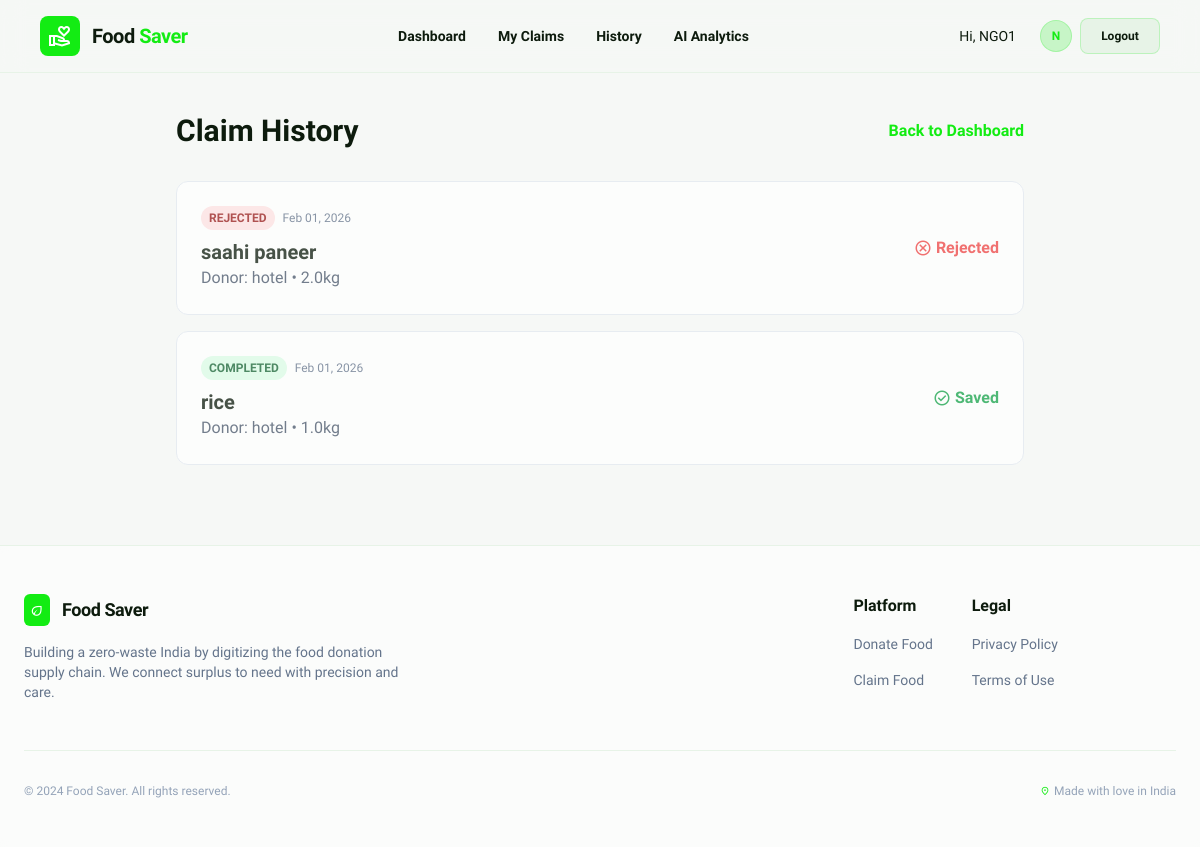
/listings/history/ (signed in), run on the app's committed database.
### users/models.py (models this page shows, shortened)
class User(AbstractUser):
    ROLE_CHOICES = (
        ('donor', 'Donor'),
        ('claimant', 'Claimant'),
        ('volunteer', 'Volunteer'),
        ('admin', 'Admin'),
    )
    role = models.CharField(max_length=10, choices=ROLE_CHOICES, default='claimant')
    is_verified = models.BooleanField(default=False)
    latitude = models.FloatField(null=True, blank=True)
    longitude = models.FloatField(null=True, blank=True)
    address = models.TextField(blank=True)
    restaurant_license = models.CharField(max_length=50, blank=True, help_text="For Donors")
    ngo_registration = models.CharField(max_length=50, blank=True, help_text="For Claimants")
    institution_name = models.CharField(max_length=100, blank=True)
    trust_score = models.FloatField(default=5.0)

### listings/models.py (models this page shows, shortened)
class Claim(models.Model):
    STATUS_CHOICES = (
        ('pending', 'Pending Approval'),
        ('approved', 'Approved'),
        ('rejected', 'Rejected'),
        ('completed', 'Completed (Picked Up)'),
    )
    listing = models.ForeignKey(Listing, on_delete=models.CASCADE, related_name='claims')
    claimant = models.ForeignKey(settings.AUTH_USER_MODEL, on_delete=models.CASCADE, related_name='claims')
    status = models.CharField(max_length=20, choices=STATUS_CHOICES, default='pending')
    claimed_at = models.DateTimeField(auto_now_add=True)
    claimant_photo = models.ImageField(upload_to='claims/', blank=True, null=True, help_text="Photo taken by claimant at pickup")
    donor_photo = models.ImageField(upload_to='claims/', blank=True, null=True, help_text="Photo taken by donor at handover")

class Listing(models.Model):
    FOOD_TYPES = (
        ('cooked', 'Cooked Meal'),
        ('raw', 'Raw Ingredients'),
        ('packaged', 'Packaged Food'),
    )
    STATUS_CHOICES = (
        ('active', 'Active'),
        ('claimed', 'Claimed'),
        ('completed', 'Completed'),
        ('expired', 'Expired'),
    )
    donor = models.ForeignKey(settings.AUTH_USER_MODEL, on_delete=models.CASCADE, related_name='listings')
    food_type = models.CharField(max_length=20, choices=FOOD_TYPES)
    quantity_kg = models.FloatField()
    servings = models.IntegerField(default=1, help_text="Approximate number of people this can serve")
    description = models.TextField()
    expiry_time = models.DateTimeField()
    pickup_instructions = models.TextField(blank=True)
    image = models.ImageField(upload_to='listings/', blank=True, null=True)
    status = models.CharField(max_length=10, choices=STATUS_CHOICES, default='active')
    created_at = models.DateTimeField(auto_now_add=True)

### listings/views.py (the view)
# urls.py: path('history/', views.history_view, name='history'),
@login_required
def history_view(request):
    if request.user.role != 'claimant':
        return redirect('dashboard')
    claims = Claim.objects.filter(claimant=request.user, status__in=['completed', 'rejected']).order_by('-claimed_at')
    return render(request, 'listings/history.html', {'claims': claims})

### templates/listings/history.html
{% extends 'base.html' %}
{% block content %}
<div class="max-w-4xl mx-auto py-10 px-6">
    <div class="flex items-center justify-between mb-8">
        <h1 class="text-3xl font-black text-[#0d1b0d] dark:text-white">Claim History</h1>
        <a href="{% url 'claimant_dashboard' %}" class="text-primary font-bold hover:underline">Back to Dashboard</a>
    </div>
    <div class="space-y-4">
        {% for claim in claims %}
        <div
            class="bg-white dark:bg-white/5 border border-slate-200 dark:border-white/10 rounded-xl p-6 flex flex-col md:flex-row gap-6 items-start md:items-center justify-between opacity-75 hover:opacity-100 transition-opacity">
            <div>
                <div class="flex items-center gap-2 mb-2">
                    {% with status=claim.status %}
                    <span
                        class="px-2 py-1 {% if status == 'completed' %}bg-green-100 text-green-800{% else %}bg-red-100 text-red-800{% endif %} text-xs font-bold uppercase rounded-full">{{status}}</span>
                    {% endwith %}
                    <span class="text-xs text-slate-500">{{ claim.claimed_at|date:"M d, Y" }}</span>
                </div>
                <h3 class="text-xl font-bold dark:text-white">{{ claim.listing.description }}</h3>
                <p class="text-slate-600 dark:text-slate-400">
                    {% with donor=claim.listing.donor.username qty=claim.listing.quantity_kg %}
                    Donor: {{donor}} • {{qty}}kg
                    {% endwith %}
                </p>
            </div>
            <div class="text-right">
                {% if claim.status == 'completed' %}
                <div class="flex items-center gap-1 text-green-600 font-bold">
                    <span class="material-symbols-outlined text-lg">check_circle</span>
                    Saved
                </div>
                {% else %}
                <div class="flex items-center gap-1 text-red-500 font-bold">
                    <span class="material-symbols-outlined text-lg">cancel</span>
                    Rejected
                </div>
                {% endif %}
            </div>
        </div>
        {% empty %}
        <div class="text-center py-20 bg-slate-50 dark:bg-white/5 rounded-xl border border-dashed border-slate-300">
            <p class="text-slate-500">No history available yet.</p>
        </div>
        {% endfor %}
    </div>
</div>
{% endblock %}

### templates/base.html (shortened to what this page needs)
{% load static %}
<!DOCTYPE html>
<html class="light" lang="en">
<head>
    <script src="https://cdn.tailwindcss.com?plugins=forms,container-queries"></script>
    <script id="tailwind-config">
        tailwind.config = {
            darkMode: "class",
            theme: {
                extend: {
                    colors: {
                        "primary": "#13ec13",
                        "background-light": "#f6f8f6",
                        "background-dark": "#102210",
                        "accent-orange": "#f97316"
                    },
                    fontFamily: {
                        "display": ["Work Sans", "sans-serif"]
                    },
                    borderRadius: {
                        "DEFAULT": "0.25rem",
                        "lg": "0.5rem",
                        "xl": "0.75rem",
                        "full": "9999px"
                    },
                },
            },
        }
    </script>
</head>
<body
    class="bg-background-light dark:bg-background-dark text-[#0d1b0d] dark:text-slate-100 transition-colors duration-300 flex flex-col min-h-screen">
    {% block header %}
    <header
        class="sticky top-0 z-50 w-full bg-background-light/80 dark:bg-background-dark/80 backdrop-blur-md border-b border-solid border-[#e7f3e7] dark:border-white/10">
        <div class="max-w-[1280px] mx-auto px-6 lg:px-10 py-4 flex items-center justify-between">
            <a href="{% url 'index' %}" class="flex items-center gap-3 no-underline">
                <div class="p-2 bg-primary rounded-lg text-white">
                    <span class="material-symbols-outlined block">volunteer_activism</span>
                </div>
                <h2 class="text-[#0d1b0d] dark:text-white text-xl font-extrabold leading-tight tracking-tight">
                    Food <span class="text-primary">Saver</span></h2>
            </a>
            <nav class="hidden md:flex items-center gap-8">
                {% if user.is_authenticated %}
                {% if user.role == 'donor' %}
                <a class="text-[#0d1b0d] dark:text-slate-200 text-sm font-semibold hover:text-primary transition-colors"
                    href="{% url 'donor_dashboard' %}">Dashboard</a>
                <a class="text-[#0d1b0d] dark:text-slate-200 text-sm font-semibold hover:text-primary transition-colors"
                    href="{% url 'create_listing' %}">Post Food</a>
                <a class="text-[#0d1b0d] dark:text-slate-200 text-sm font-semibold hover:text-primary transition-colors"
                    href="{% url 'leaderboard' %}">Leaderboard</a>
                <a class="text-[#0d1b0d] dark:text-slate-200 text-sm font-semibold hover:text-primary transition-colors"
                    href="{% url 'connected_ngos' %}">Connected NGOs</a>
                {% elif user.role == 'claimant' %}
                <a class="text-[#0d1b0d] dark:text-slate-200 text-sm font-semibold hover:text-primary transition-colors"
                    href="{% url 'claimant_dashboard' %}">Dashboard</a>
                <a class="text-[#0d1b0d] dark:text-slate-200 text-sm font-semibold hover:text-primary transition-colors"
                    href="{% url 'my_claims' %}">My Claims</a>
                <a class="text-[#0d1b0d] dark:text-slate-200 text-sm font-semibold hover:text-primary transition-colors"
                    href="{% url 'history' %}">History</a>
                <a class="text-[#0d1b0d] dark:text-slate-200 text-sm font-semibold hover:text-primary transition-colors"
                    href="{% url 'analytics_dashboard' %}">AI Analytics</a>
                {% elif user.role == 'volunteer' %}
                <a class="text-[#0d1b0d] dark:text-slate-200 text-sm font-semibold hover:text-primary transition-colors"
                    href="{% url 'volunteer_dashboard' %}">Dashboard</a>
                {% endif %}
                {% endif %}
            </nav>
            <div class="flex items-center gap-4">
                {% if user.is_authenticated %}
                <span class="text-sm font-medium mr-2 hidden sm:inline">Hi, {{ user.username }}</span>
                <div class="flex items-center gap-2">
                    <div
                        class="size-8 rounded-full bg-primary/20 flex items-center justify-center text-primary font-bold text-xs border border-primary/20">
                        {{ user.username|slice:":1"|upper }}
                    </div>
                    <form action="{% url 'logout' %}" method="post">
                        <button type="submit"
                            class="flex min-w-[80px] cursor-pointer items-center justify-center rounded-lg h-9 px-4 bg-[#e7f3e7] dark:bg-white/10 text-[#0d1b0d] dark:text-white text-xs font-bold border border-primary/20 hover:bg-red-50 hover:text-red-500 hover:border-red-200 transition-all">
                            Logout
                        </button>
                    </form>
                </div>
                {% endif %}
            </div>
        </div>
    </header>
    {% endblock %}
    <main class="flex-1 w-full max-w-[1280px] mx-auto">
        {% block content %}{% endblock %}
    </main>
    <footer class="px-6 py-12 border-t border-[#e7f3e7] dark:border-white/10 mt-10 bg-white/50 backdrop-blur-sm">
        <div class="max-w-[1280px] mx-auto">
            <div class="flex flex-col md:flex-row justify-between gap-12 mb-12">
                <div class="flex flex-col gap-4 max-w-sm">
                    <div class="flex items-center gap-3">
                        <div class="p-1.5 bg-primary rounded-md text-white">
                            <span class="material-symbols-outlined text-sm block">eco</span>
                        </div>
                        <h2 class="text-[#0d1b0d] dark:text-white text-lg font-extrabold tracking-tight">Food
                            Saver</h2>
                    </div>
                    <p class="text-slate-500 dark:text-slate-400 text-sm">
                        Building a zero-waste India by digitizing the food donation supply chain. We connect surplus to
                        need with precision and care.
                    </p>
                </div>
                <div class="grid grid-cols-2 sm:grid-cols-3 gap-8">
                    <div class="flex flex-col gap-4">
                        <h4 class="font-bold dark:text-white">Platform</h4>
                        <a class="text-sm text-slate-500 hover:text-primary" href="#">Donate Food</a>
                        <a class="text-sm text-slate-500 hover:text-primary" href="#">Claim Food</a>
                    </div>
                    <div class="flex flex-col gap-4">
                        <h4 class="font-bold dark:text-white">Legal</h4>
                        <a class="text-sm text-slate-500 hover:text-primary" href="#">Privacy Policy</a>
                        <a class="text-sm text-slate-500 hover:text-primary" href="#">Terms of Use</a>
                    </div>
                </div>
            </div>
            <div
                class="pt-8 border-t border-[#e7f3e7] dark:border-white/10 flex flex-col sm:flex-row justify-between items-center gap-4 text-xs text-slate-400 font-medium">
                <p>© 2024 Food Saver. All rights reserved.</p>
                <div class="flex gap-4 items-center">
                    <span class="flex items-center gap-1"><span
                            class="material-symbols-outlined text-[10px] text-primary">location_on</span> Made with love
                        in India</span>
                </div>
            </div>
        </div>
    </footer>
</body>
</html>

### templates/base.html (style rules this page uses)
.material-symbols-outlined { font-variation-settings: 'FILL' 0, 'wght' 400, 'GRAD' 0, 'opsz' 24; }
body { font-family: "Work Sans", sans-serif; }

### data on the page
User: username "NGO1", username "N"
Claim: status "REJECTED", claimed_at "Feb 01, 2026", listing.description "saahi paneer", listing.donor.username "hotel", listing.quantity_kg "2.0", shows "Rejected"
Claim: status "COMPLETED", claimed_at "Feb 01, 2026", listing.description "rice", listing.donor.username "hotel", listing.quantity_kg "1.0", shows "Saved"
